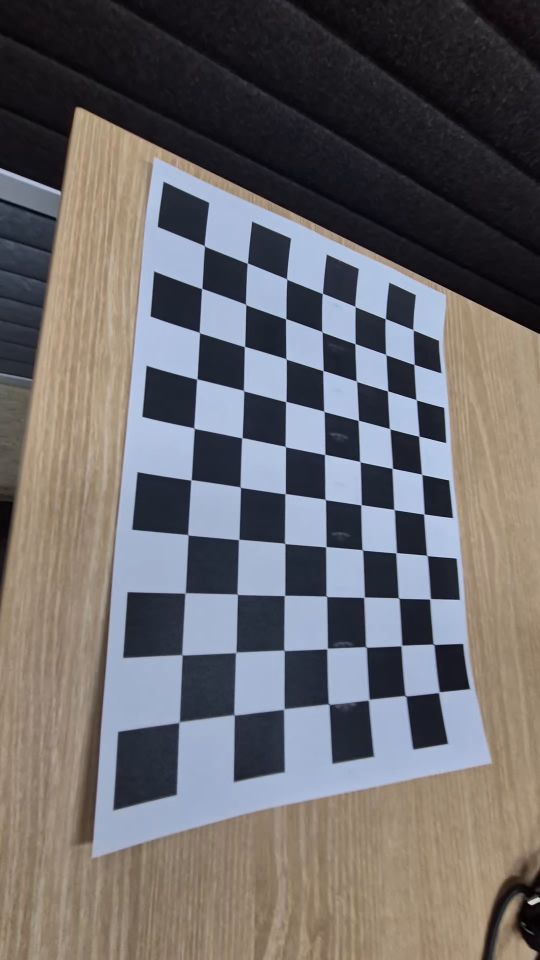
#> input picture frame 30 of checkerboard.mp4, 1080 x 1920 px (shown at 1/2 size)
$ python distortion_correction.py
#> lines starting #> are read from the running program, lines starting #| are printed output that depends on the picture; after the words box and inside, x2 and y2 are one past the last pixel; in counts of white or black regions, pixels touching at a corner belong together
import numpy as np
import cv2 as cv
import os

video_path = r'C:\Users\user\Documents\25-1\컴비\codes\Camera-Calibration\checkerboard.mp4'
calib_file = 'calibration_result.npz'

assert os.path.exists(calib_file), "Calibration result not found! Run camera_calibration.py first."

# Load calibration data
data = np.load(calib_file)
#> (reads calibration_result.npz from the repository)
K = data['K']
dist_coeff = data['dist']

# Open video
video = cv.VideoCapture(video_path)
assert video.isOpened(), "Cannot open video: " + video_path

show_rectify = True
map1, map2 = None, None

while True:
    valid, img = video.read()
#> img is the input picture: shape (1920, 1080, 3); mean B, G, R 107, 104.9, 107.8
    if not valid:
        break

    info = "Original"
    if show_rectify:
        if map1 is None or map2 is None:
            map1, map2 = cv.initUndistortRectifyMap(K, dist_coeff, None, None, (img.shape[1], img.shape[0]), cv.CV_32FC1)
        img = cv.remap(img, map1, map2, interpolation=cv.INTER_LINEAR)
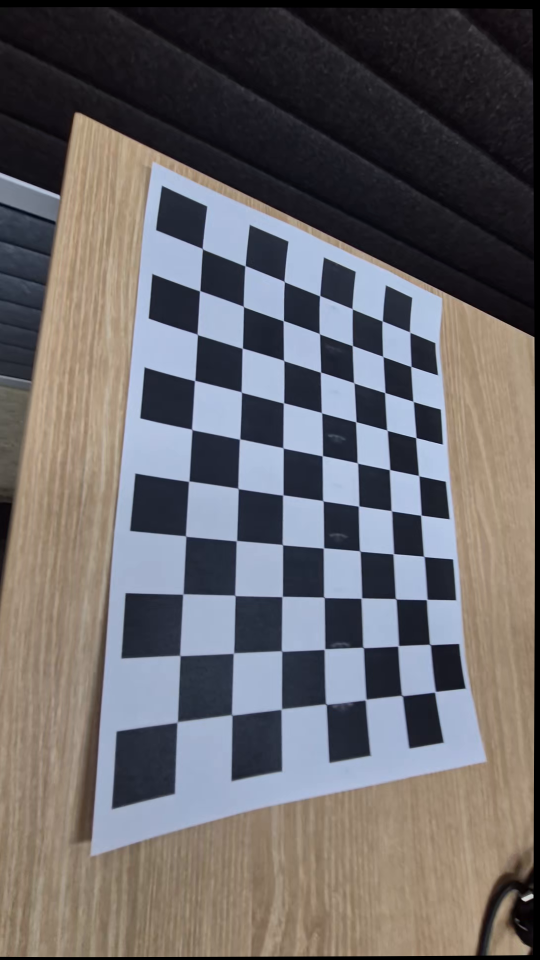
#> img: shape (1920, 1080, 3) (shown at 1/2 size); mean B, G, R 104.9, 102.7, 105.6
        info = "Rectified"

    cv.putText(img, info, (10, 25), cv.FONT_HERSHEY_DUPLEX, 0.6, (0, 255, 0))
#> img: shape (1920, 1080, 3); 0.02% of pixels changed, all inside (x1, y1, x2, y2) = (12, 12, 91, 26)
    cv.imshow("Geometric Distortion Correction", img)

    key = cv.waitKey(10)
#> (key Esc is pressed here)
    if key == 27:        # ESC
        break
    elif key == ord('\t'):  # Tab
        show_rectify = not show_rectify
    elif key == ord(' '):   # Space to pause
        cv.waitKey()

video.release()
cv.destroyAllWindows()
